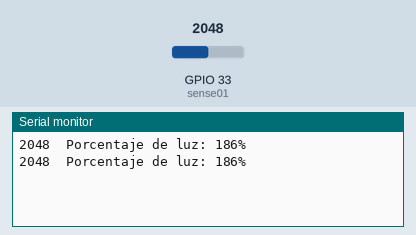
This sketch was run on a simulated ESP32. Parts: the last lines printed to the serial monitor. Inputs (shaded band) come from the test bench; at power-on: GPIO 33 (sense01) = 2048.

Above: at 2.3 s.
2.4 s: GPIO 33 (sense01) set to 2866
At 3.9 s:
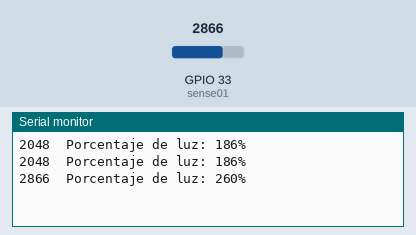
4.5 s: GPIO 33 (sense01) set to 3603
At 5.1 s:
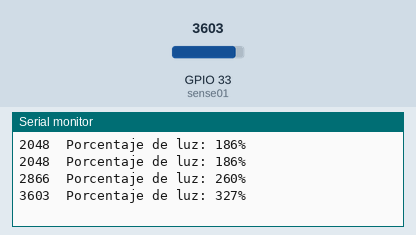
Timing chart, 0 to 7.5 s (numbered marks = the images above; inputs shaded):
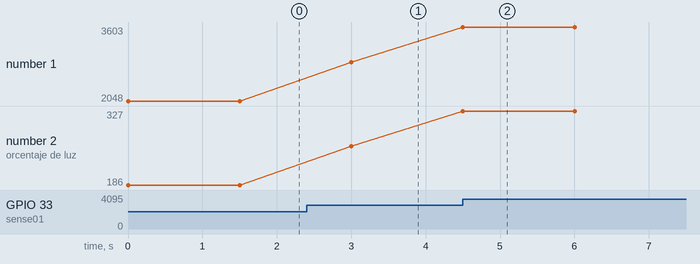

Measured:
- after the input at 2.4 s, the serial monitor: prints a new line after 0.60 s (image 1)
- after the input at 4.5 s, the serial monitor: prints a new line at once (image 2)
- plotted number 1: 2048 → 2866 after the input at 2.4 s, 2866 → 3603 after the input at 4.5 s
- plotted number 2: 186 → 260 after the input at 2.4 s, 260 → 327 after the input at 4.5 s

The sketch:

probaluz.ino
```cpp
int sense01 = 33;//Pin analógico
int val01 = 0;//Valor del sensor de luz
int valueMax = 1100;
int valueMin = 0;
int percentLight = 50;
void setup()
{
  Serial.begin(115200);//Inicializa el puerto serie
  pinMode(sense01, INPUT);
}

void loop()
{
  val01 = analogRead(sense01);
  Serial.print(val01);
  percentLight = map(val01, valueMin, valueMax, 0, 100);
  Serial.print("\t");
  Serial.print("Porcentaje de luz: ");
  Serial.print(percentLight);
  Serial.println("%");
  delay(1500);

}
```
